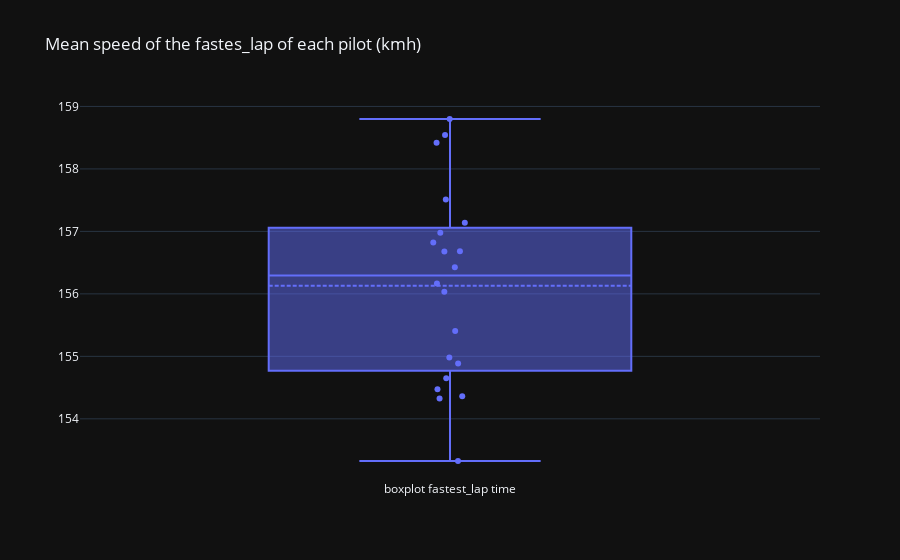

Notebook source saved alongside this figure:
### Code cell
fig = go.Figure(layout=go.Layout(title="Mean speed of the fastes_lap of each pilot (kmh)", template="plotly_dark"))
fig.add_trace(go.Box(y=last_gp["avg_speed"], name="boxplot fastest_lap time", boxpoints="all", jitter=0.1, pointpos=0, boxmean=True, text=last_gp["pilot"]))

### Figure 1 — Plotly figure (JSON) as saved in the notebook; plotly's stock layout.template omitted (floating-point values rounded to 4 significant figures)
{"data": [{"boxmean": true, "boxpoints": "all", "jitter": 0.1, "name": "boxplot fastest_lap time", "pointpos": 0, "text": ["ver", "alo", "oco", "ham", "rus", "lec", "gas", "sai", "nor", "pia", "bot", "dev", "zho", "alb", "tsu", "per", "hul", "sar", "mag", "str"], "type": "box", "y": [156.8, 156.7, 157.0, 158.8, 156.4, 158.5, 158.4, 157.1, 154.3, 155.0, 154.4, 154.9, 156.2, 156.7, 154.6, 157.5, 156.0, 155.4, 153.3, 154.5]}], "layout": {"title": {"text": "Mean speed of the fastes_lap of each pilot (kmh)"}}}
